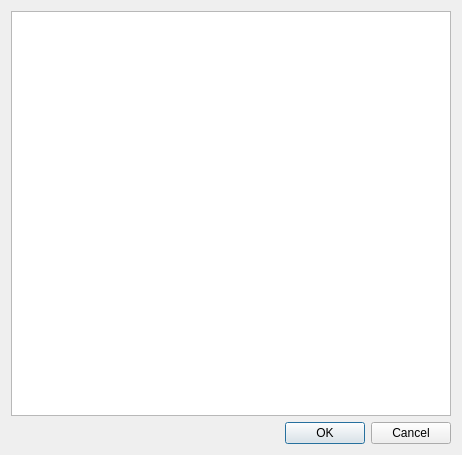
<?xml version="1.0" encoding="UTF-8"?>
<ui version="4.0">
 <class>ComponentsDialog</class>
 <widget class="QDialog" name="ComponentsDialog">
  <property name="geometry">
   <rect>
    <x>0</x>
    <y>0</y>
    <width>462</width>
    <height>455</height>
   </rect>
  </property>
  <property name="windowTitle">
   <string>Dialog</string>
  </property>
  <layout class="QVBoxLayout" name="verticalLayout">
   <item>
    <widget class="ComponentsView" name="componentsView"/>
   </item>
   <item>
    <widget class="QDialogButtonBox" name="buttonBox">
     <property name="orientation">
      <enum>Qt::Horizontal</enum>
     </property>
     <property name="standardButtons">
      <set>QDialogButtonBox::Cancel|QDialogButtonBox::Ok</set>
     </property>
    </widget>
   </item>
  </layout>
 </widget>
 <customwidgets>
  <customwidget>
   <class>ComponentsView</class>
   <extends>QTreeView</extends>
   <header>componentsview.h</header>
  </customwidget>
 </customwidgets>
 <resources/>
 <connections>
  <connection>
   <sender>buttonBox</sender>
   <signal>accepted()</signal>
   <receiver>ComponentsDialog</receiver>
   <slot>accept()</slot>
   <hints>
    <hint type="sourcelabel">
     <x>248</x>
     <y>254</y>
    </hint>
    <hint type="destinationlabel">
     <x>157</x>
     <y>274</y>
    </hint>
   </hints>
  </connection>
  <connection>
   <sender>buttonBox</sender>
   <signal>rejected()</signal>
   <receiver>ComponentsDialog</receiver>
   <slot>reject()</slot>
   <hints>
    <hint type="sourcelabel">
     <x>316</x>
     <y>260</y>
    </hint>
    <hint type="destinationlabel">
     <x>286</x>
     <y>274</y>
    </hint>
   </hints>
  </connection>
 </connections>
</ui>
